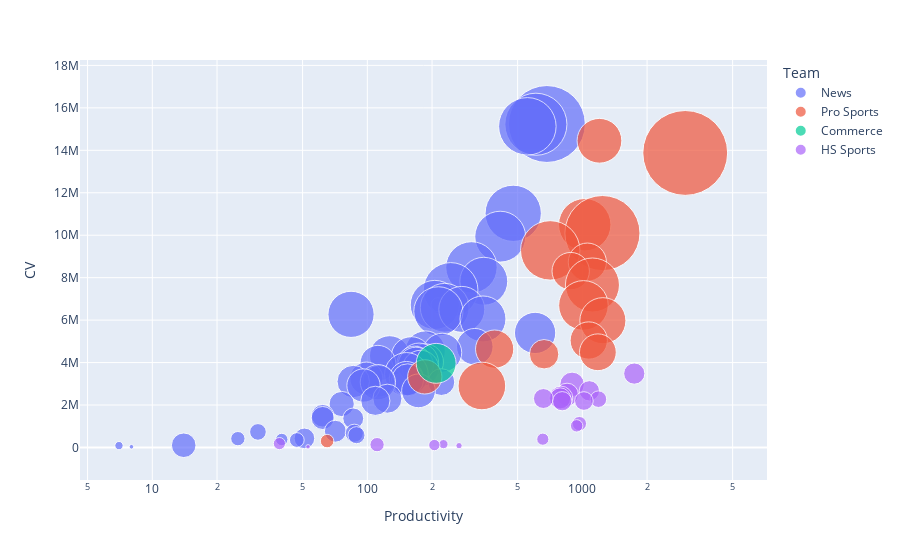

Notebook code for this chart:
### Code cell
# Bubble plot excludes reporter1

fig = px.scatter(df_exclreporter1, x="Productivity", y="CV", size='Users', color="Team",
           hover_name="ID Match", log_x=True, size_max=60)
fig.show()

### Figure 1 — Plotly figure (JSON) as saved in the notebook; plotly's stock layout.template omitted (floating-point values rounded to 4 significant figures)
{"data": [{"hoverlabel": {"namelength": 0}, "hovertemplate": "<b>%{hovertext}</b><br><br>Team=News<br>Productivity=%{x}<br>CV=%{y}<br>Users=%{marker.size}", "hovertext": ["reporter2", "reporter3", "reporter4", "reporter7", "reporter10", "reporter13", "reporter15", "reporter17", "reporter18", "reporter19", "reporter21", "reporter22", "reporter23", "reporter24", "reporter25", "reporter27", "reporter29", "reporter31", "reporter33", "reporter35", "reporter36", "reporter37", "reporter38", "reporter39", "reporter41", "reporter42", "reporter43", "reporter45", "reporter47", "reporter48", "reporter49", "reporter50", "reporter51", "reporter52", "reporter53", "reporter55", "reporter58", "reporter63", "reporter65", "reporter68", "reporter69", "reporter70", "reporter71", "reporter74", "reporter75", "reporter76", "reporter77", "reporter78", "reporter79", "reporter81", "reporter82", "reporter88", "reporter89", "reporter91"], "legendgroup": "News", "marker": {"color": "#636efa", "size": [8602754, 5605578, 4806779, 4602489, 3759147, 3838321, 3337093, 4338116, 278516, 3507308, 3462339, 3067761, 3515539, 3101578, 3071640, 2474047, 1942461, 2335376, 2210381, 2360551, 2330972, 1929330, 2226304, 1858928, 1829373, 1826552, 1921500, 2775037, 1690020, 1589114, 1495599, 1487155, 1529913, 1046106, 1811427, 1616449, 1655880, 1228829, 1239268, 925595, 744130, 771380, 635576, 697417, 403281, 478358, 425223, 616370, 298286, 224412, 316740, 877868, 100292, 31197], "sizemode": "area", "sizeref": 2907.0, "symbol": "circle"}, "mode": "markers", "name": "News", "showlegend": true, "type": "scatter", "x": [684, 608, 555, 477, 415, 305, 348, 244, 213, 206, 229, 275, 214, 84, 345, 603, 316, 186, 223, 127, 160, 186, 174, 112, 166, 168, 177, 152, 152, 99, 154, 113, 86, 221, 112, 96, 173, 124, 109, 76, 62, 62, 86, 71, 31, 87, 89, 51, 25, 40, 47, 14, 7, 8], "xaxis": "x", "y": [15239051, 15227333, 15129163, 11032010, 9931112, 8483893, 7830570, 7423919, 6725939, 6715653, 6581319, 6506326, 6413386, 6271736, 6054364, 5395767, 4746436, 4548830, 4464487, 4315746, 4275258, 4024236, 3995978, 3968698, 3938843, 3889447, 3722741, 3442594, 3247791, 3245435, 3186564, 3120293, 3106786, 3080586, 3076441, 2919604, 2666488, 2298984, 2197694, 2048102, 1494412, 1389167, 1367267, 764832, 732616, 670406, 578632, 429207, 415534, 375587, 350911, 104081, 87367, 31659], "yaxis": "y"}, {"hoverlabel": {"namelength": 0}, "hovertemplate": "<b>%{hovertext}</b><br><br>Team=Pro Sports<br>Productivity=%{x}<br>CV=%{y}<br>Users=%{marker.size}", "hovertext": ["reporter5", "reporter6", "reporter8", "reporter9", "reporter11", "reporter12", "reporter14", "reporter16", "reporter20", "reporter26", "reporter28", "reporter30", "reporter32", "reporter34", "reporter46", "reporter56", "reporter83"], "legendgroup": "Pro Sports", "marker": {"color": "#EF553B", "size": [2912920, 10466241, 3992132, 8205363, 5137170, 2119223, 2031770, 4249110, 3570942, 3087026, 2020916, 2126480, 1965884, 1260584, 1710315, 3296669, 264598], "sizemode": "area", "sizeref": 2907.0, "symbol": "circle"}, "mode": "markers", "name": "Pro Sports", "showlegend": true, "type": "scatter", "x": [1201, 3009, 1026, 1240, 709, 1055, 883, 1114, 1012, 1246, 1071, 391, 1181, 664, 185, 341, 65], "xaxis": "x", "y": [14449063, 13875398, 10493866, 10100263, 9284465, 8731923, 8308101, 7653566, 6693322, 5971873, 5039634, 4633493, 4485460, 4392585, 3325928, 2897260, 301061], "yaxis": "y"}, {"hoverlabel": {"namelength": 0}, "hovertemplate": "<b>%{hovertext}</b><br><br>Team=Commerce<br>Productivity=%{x}<br>CV=%{y}<br>Users=%{marker.size}", "hovertext": ["reporter40"], "legendgroup": "Commerce", "marker": {"color": "#00cc96", "size": [2316126], "sizemode": "area", "sizeref": 2907.0, "symbol": "circle"}, "mode": "markers", "name": "Commerce", "showlegend": true, "type": "scatter", "x": [209], "xaxis": "x", "y": [3963086], "yaxis": "y"}, {"hoverlabel": {"namelength": 0}, "hovertemplate": "<b>%{hovertext}</b><br><br>Team=HS Sports<br>Productivity=%{x}<br>CV=%{y}<br>Users=%{marker.size}", "hovertext": ["reporter44", "reporter54", "reporter57", "reporter59", "reporter60", "reporter61", "reporter62", "reporter64", "reporter66", "reporter67", "reporter72", "reporter73", "reporter80", "reporter84", "reporter85", "reporter86", "reporter87", "reporter90", "reporter92"], "legendgroup": "HS Sports", "marker": {"color": "#ab63fa", "size": [655071, 870837, 600362, 756696, 817105, 645025, 576991, 400044, 504970, 541620, 297039, 224646, 215624, 215568, 122367, 296829, 186926, 58568, 29805], "sizemode": "area", "sizeref": 2907.0, "symbol": "circle"}, "mode": "markers", "name": "HS Sports", "showlegend": true, "type": "scatter", "x": [1744, 896, 1078, 849, 795, 789, 659, 1188, 1017, 806, 969, 941, 655, 39, 226, 111, 205, 267, 53], "xaxis": "x", "y": [3480795, 2973911, 2668679, 2491960, 2331106, 2313381, 2306829, 2276027, 2188947, 2178883, 1123008, 1019768, 390632, 183553, 156464, 133516, 113428, 84589, 29688], "yaxis": "y"}], "layout": {"legend": {"itemsizing": "constant", "title": {"text": "Team"}, "tracegroupgap": 0}, "margin": {"t": 60}, "xaxis": {"anchor": "y", "domain": [0, 1], "title": {"text": "Productivity"}, "type": "log"}, "yaxis": {"anchor": "x", "domain": [0, 1], "title": {"text": "CV"}}}}
